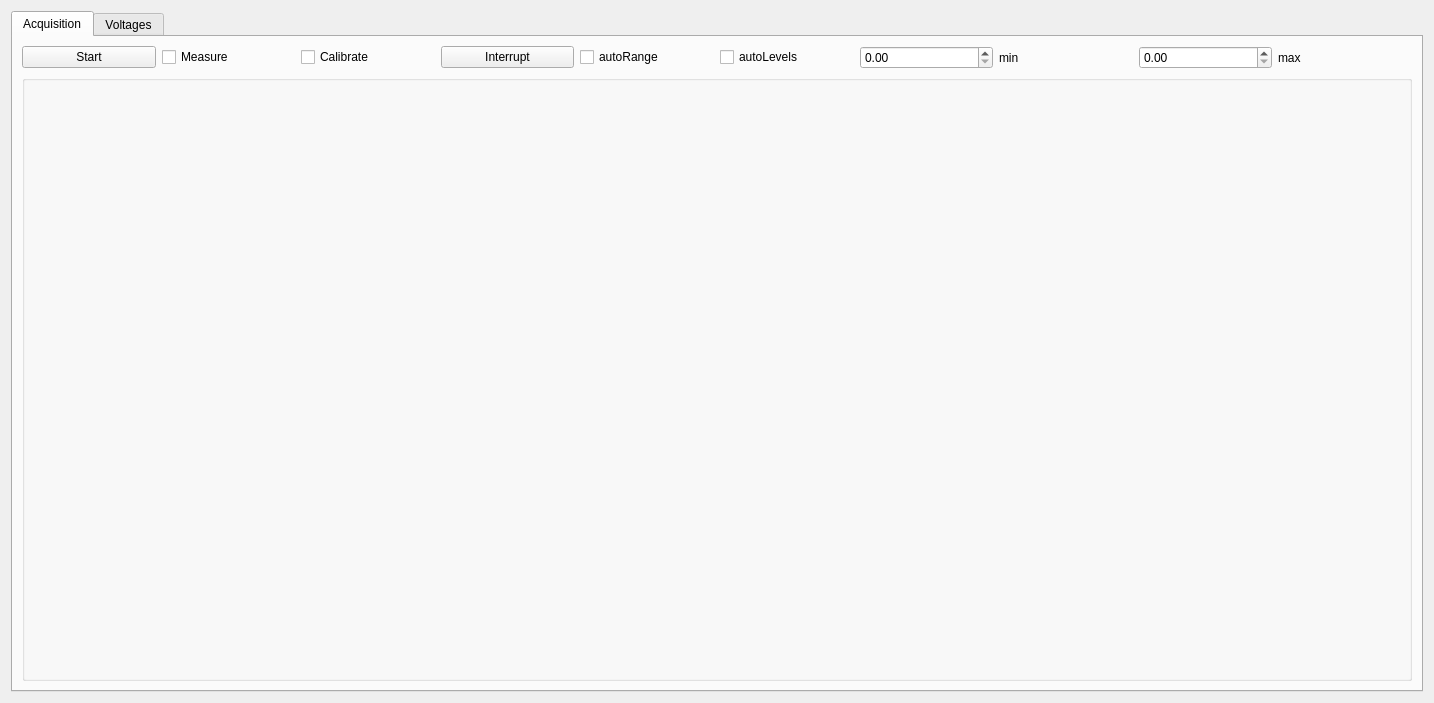
<?xml version="1.0" encoding="UTF-8"?>
<ui version="4.0">
 <class>Form</class>
 <widget class="QWidget" name="Form">
  <property name="geometry">
   <rect>
    <x>0</x>
    <y>0</y>
    <width>1434</width>
    <height>703</height>
   </rect>
  </property>
  <property name="sizePolicy">
   <sizepolicy hsizetype="Expanding" vsizetype="Expanding">
    <horstretch>0</horstretch>
    <verstretch>0</verstretch>
   </sizepolicy>
  </property>
  <property name="windowTitle">
   <string>Form</string>
  </property>
  <layout class="QGridLayout" name="gridLayout_2">
   <item row="2" column="0">
    <widget class="QTabWidget" name="tabWidget">
     <property name="sizePolicy">
      <sizepolicy hsizetype="Expanding" vsizetype="Expanding">
       <horstretch>0</horstretch>
       <verstretch>0</verstretch>
      </sizepolicy>
     </property>
     <property name="minimumSize">
      <size>
       <width>0</width>
       <height>82</height>
      </size>
     </property>
     <property name="currentIndex">
      <number>0</number>
     </property>
     <widget class="QWidget" name="parameters">
      <property name="enabled">
       <bool>true</bool>
      </property>
      <attribute name="title">
       <string>Acquisition</string>
      </attribute>
      <layout class="QVBoxLayout" name="verticalLayout_2">
       <item>
        <layout class="QGridLayout" name="gridLayout">
         <item row="0" column="0">
          <widget class="QPushButton" name="start_pushButton">
           <property name="text">
            <string>Start</string>
           </property>
          </widget>
         </item>
         <item row="0" column="9">
          <widget class="QDoubleSpinBox" name="max_doubleSpinBox"/>
         </item>
         <item row="0" column="7">
          <widget class="QDoubleSpinBox" name="min_doubleSpinBox"/>
         </item>
         <item row="0" column="5">
          <widget class="QCheckBox" name="autoLevels_checkbox">
           <property name="text">
            <string>autoLevels</string>
           </property>
          </widget>
         </item>
         <item row="0" column="4">
          <widget class="QCheckBox" name="autoRange_checkbox">
           <property name="text">
            <string>autoRange</string>
           </property>
          </widget>
         </item>
         <item row="0" column="1">
          <widget class="QCheckBox" name="measure_checkBox">
           <property name="text">
            <string>Measure</string>
           </property>
          </widget>
         </item>
         <item row="0" column="10">
          <widget class="QLabel" name="level_min_label">
           <property name="text">
            <string>max</string>
           </property>
          </widget>
         </item>
         <item row="0" column="8">
          <widget class="QLabel" name="level_max_label">
           <property name="text">
            <string>min</string>
           </property>
          </widget>
         </item>
         <item row="0" column="3">
          <widget class="QPushButton" name="interrupt_pushButton">
           <property name="text">
            <string>Interrupt</string>
           </property>
          </widget>
         </item>
         <item row="0" column="2">
          <widget class="QCheckBox" name="calibrate_checkBox">
           <property name="text">
            <string>Calibrate</string>
           </property>
          </widget>
         </item>
        </layout>
       </item>
       <item>
        <widget class="QGroupBox" name="image_groupBox">
         <property name="sizePolicy">
          <sizepolicy hsizetype="Preferred" vsizetype="Expanding">
           <horstretch>0</horstretch>
           <verstretch>0</verstretch>
          </sizepolicy>
         </property>
         <property name="minimumSize">
          <size>
           <width>0</width>
           <height>271</height>
          </size>
         </property>
         <property name="maximumSize">
          <size>
           <width>2000</width>
           <height>2000</height>
          </size>
         </property>
         <property name="title">
          <string/>
         </property>
         <layout class="QVBoxLayout" name="verticalLayout"/>
        </widget>
       </item>
      </layout>
     </widget>
     <widget class="QWidget" name="voltages">
      <attribute name="title">
       <string>Voltages</string>
      </attribute>
      <widget class="QTableWidget" name="tableWidget">
       <property name="geometry">
        <rect>
         <x>90</x>
         <y>90</y>
         <width>831</width>
         <height>81</height>
        </rect>
       </property>
       <property name="sizePolicy">
        <sizepolicy hsizetype="Preferred" vsizetype="Preferred">
         <horstretch>0</horstretch>
         <verstretch>0</verstretch>
        </sizepolicy>
       </property>
       <property name="frameShape">
        <enum>QFrame::NoFrame</enum>
       </property>
       <attribute name="horizontalHeaderVisible">
        <bool>false</bool>
       </attribute>
       <attribute name="verticalHeaderVisible">
        <bool>false</bool>
       </attribute>
      </widget>
      <widget class="QLabel" name="level_max_label_3">
       <property name="geometry">
        <rect>
         <x>30</x>
         <y>90</y>
         <width>42</width>
         <height>16</height>
        </rect>
       </property>
       <property name="text">
        <string>channels</string>
       </property>
      </widget>
      <widget class="QDoubleSpinBox" name="channels_doubleSpinBox">
       <property name="geometry">
        <rect>
         <x>30</x>
         <y>110</y>
         <width>39</width>
         <height>20</height>
        </rect>
       </property>
       <property name="decimals">
        <number>0</number>
       </property>
       <property name="minimum">
        <double>1.000000000000000</double>
       </property>
       <property name="value">
        <double>2.000000000000000</double>
       </property>
      </widget>
      <widget class="QDoubleSpinBox" name="phases_doubleSpinBox">
       <property name="geometry">
        <rect>
         <x>220</x>
         <y>60</y>
         <width>39</width>
         <height>20</height>
        </rect>
       </property>
       <property name="decimals">
        <number>0</number>
       </property>
       <property name="minimum">
        <double>1.000000000000000</double>
       </property>
       <property name="value">
        <double>7.000000000000000</double>
       </property>
      </widget>
      <widget class="QLabel" name="level_max_label_2">
       <property name="geometry">
        <rect>
         <x>180</x>
         <y>60</y>
         <width>34</width>
         <height>16</height>
        </rect>
       </property>
       <property name="text">
        <string>phases</string>
       </property>
      </widget>
     </widget>
    </widget>
   </item>
  </layout>
 </widget>
 <resources/>
 <connections/>
</ui>
